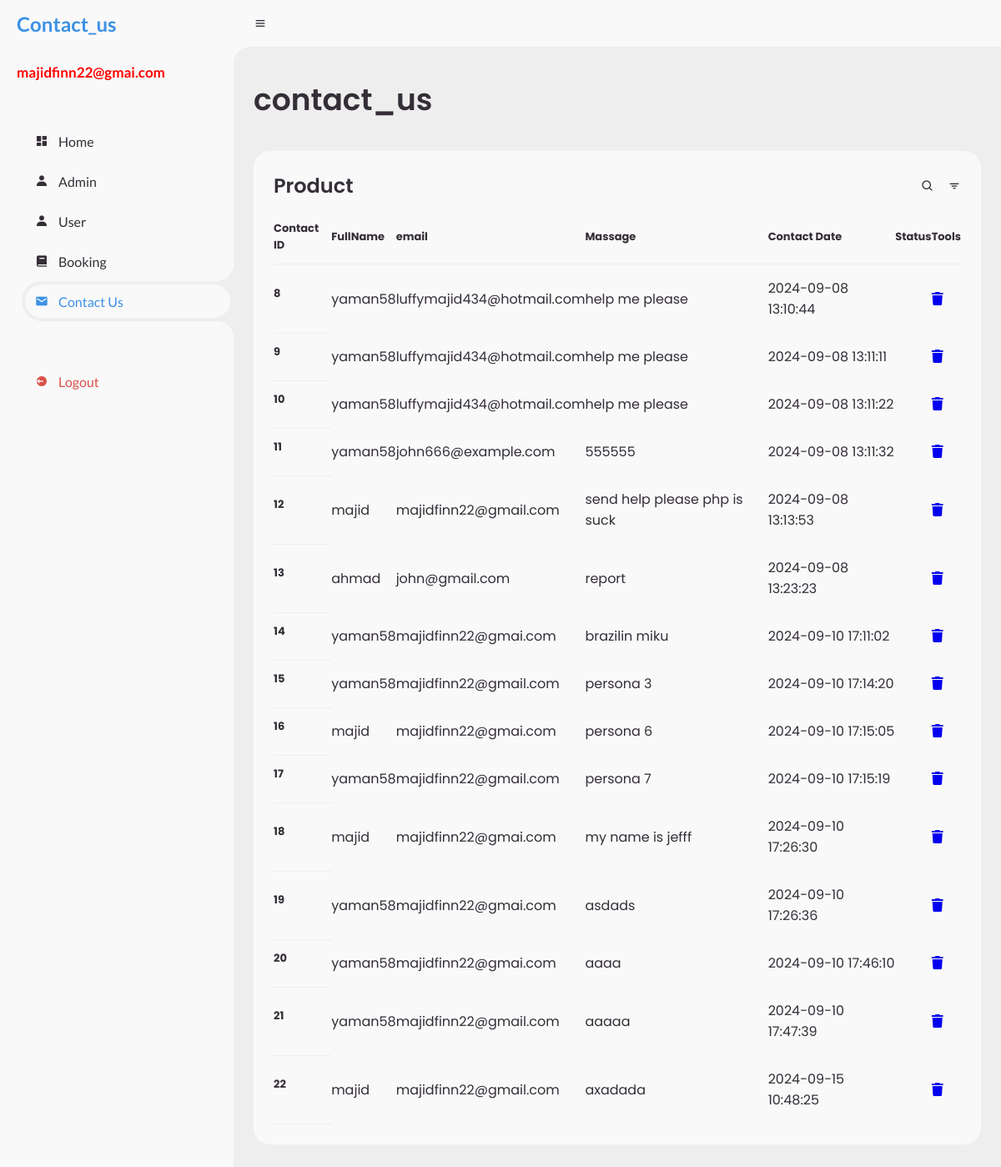
The app's page /admin/contact_us.php (signed in) with its own data.
### tables this page shows
CREATE TABLE `contactus` (
  `contact_id` int(100) NOT NULL,
  `user_id` int(100) DEFAULT NULL,
  `message` text DEFAULT NULL,
  `contact_date` timestamp NOT NULL DEFAULT current_timestamp(),
  `status` varchar(50) DEFAULT NULL,
  `FullName` varchar(255) NOT NULL,
  `email` varchar(255) NOT NULL
);

### admin/contact_us.php (the view, shortened to what this page needs)
<?php
include '../components/connect.php';
$admin_id = $_SESSION['admin_id'];
?>
<!DOCTYPE html>
<html lang="en">
<head>
	<link rel="stylesheet" href="https://cdnjs.cloudflare.com/ajax/libs/font-awesome/6.1.1/css/all.min.css">
	<link href='https://unpkg.com/boxicons@2.0.9/css/boxicons.min.css' rel='stylesheet'>
	<link rel="stylesheet" href="style.css">
</head>
<body>
	<section id="sidebar">
		<a href="dashboard.php" class="brand">
			<span class="text text2">Contact_us</span>
		</a>
		<?php
        $select_accounts = $conn->prepare("SELECT * FROM `admins` WHERE admin_id = '$admin_id'");
        $select_accounts->execute();
        if ($select_accounts->rowCount() > 0) {
            while ($fetch_accounts = $select_accounts->fetch(PDO::FETCH_ASSOC)) {
        ?>
		<span class="text brand1">
			 <?= $fetch_accounts['name'] ?>
		</span>
		<?php
            }
        }
        ?>
		<ul class="side-menu top">
			<li>
				<a href="dashboard.php">
					<i class='bx bxs-dashboard'></i>
					<span class="text">Home</span>
				</a>
			</li>
			<li>
				<a href="admin.php">
					<i class='bx bxs-user'></i>
					<span class="text">Admin</span>
				</a>
			</li>
			<li class="user.php">
				<a href="user.php">
					<i class='bx bxs-user'></i>
					<span class="text">User</span>
				</a>
			</li>
			<li>
				<a href="booking.php">
					<i class='bx bxs-book'></i>
					<span class="text">Booking</span>
				</a>
			</li>
			<li class="active">
				<a href="contact_us.php">
					<i class='bx bxs-envelope'></i>
					<span class="text">Contact Us</span>
				</a>
			</li>
		</ul>
		<ul class="side-menu">
			<li>
				<a href="../components/admin_logout.php" class="logout">
					<i class='bx bxs-log-out-circle'></i>
					<span class="text">Logout</span>
				</a>
			</li>
		</ul>
	</section>
	<section id="content">
		<nav>
			<i class='bx bx-menu'></i>
		</nav>
		<main>
			<div class="head-title">
				<div class="left">
					<h1>contact_us</h1>
				</div>
			</div>
			<div class="table-data">
				<div class="order">
					<div class="head">
						 <h3>Product</h3>
						<i class='bx bx-search' ></i>
						<i class='bx bx-filter' ></i>
					</div>
					<table>
						<thead>
							<tr>
								<th>Contact ID</th>
								<th>FullName</th>
								<th>email</th>
								<th>Massage</th>
								<th>Contact Date</th>
								<th>Status</th>
								<th>Tools</th>
							</tr>
						</thead>
						<tbody>
						<?php
      $select_accounts = $conn->prepare("SELECT * FROM `contactus`");
      $select_accounts->execute();
      if($select_accounts->rowCount() > 0){
         while($fetch_accounts = $select_accounts->fetch(PDO::FETCH_ASSOC)){
   ?>
    <tr>
      <th scope="row"><?= $fetch_accounts['contact_id']; ?></th>
      <td><?= $fetch_accounts['FullName']; ?></td>
	  <td><?= $fetch_accounts['email']; ?></td>
      <td><?= $fetch_accounts['message']; ?></td>
      <td><?= $fetch_accounts['contact_date']; ?></td>
	  <td><?= $fetch_accounts['status']; ?></td>
      <td><a href="admin.php?delete=<?= $fetch_accounts['contact_id']; ?>"
	  onclick="return confirm('delete this account? the user related information will also be delete!')" >
	  <i class="fa-solid fa-trash"></a></td>
    </tr>
    <?php
         }
      }else{
         echo '<p class="empty">no accounts available!</p>';
      }
   ?>
						</tbody>
					</table>
				</div>
			</div>
		</main>
	</section>
</body>
</html>

### admin/style.css (style rules this page uses)
* { margin: 0; padding: 0; box-sizing: border-box; }
a { text-decoration: none; }
li { list-style: none; }
:root { --poppins: 'Poppins', sans-serif; --lato: 'Lato', sans-serif; --light: #F9F9F9; --blue: #185e5d; --light-blue: #CFE8FF; --grey: #eee; --dark-grey: #AAAAAA; --dark: #342E37; --red: #DB504A; --yellow: #FFCE26; --light-yellow: #FFF2C6; --orange: #FD7238; --light-orange: #FFE0D3; }
html { overflow-x: hidden; }
body { background: var(--grey); overflow-x: hidden; }
#sidebar { position: fixed; top: 0; left: 0; width: 280px; height: 100%; background: var(--light); z-index: 2000; font-family: var(--lato); transition: .3s ease; overflow-x: hidden; scrollbar-width: none; }
#sidebar .brand { font-size: 24px; font-weight: 700; height: 56px; display: flex; align-items: center; color: var(--blue); position: sticky; top: 0; left: 0; z-index: 500; box-sizing: content-box; }
.brand1 { font-size: 17px; font-weight: 700; color: red; padding-left: 0px; }
#sidebar .side-menu { width: 100%; margin-top: 48px; }
#sidebar .side-menu li { height: 48px; background: transparent; margin-left: 6px; border-radius: 48px 0 0 48px; padding: 4px; }
#sidebar .side-menu li.active { background: var(--grey); position: relative; }
#sidebar .side-menu li.active::before { content: ''; position: absolute; width: 40px; height: 40px; border-radius: 50%; top: -40px; right: 0; box-shadow: 20px 20px 0 var(--grey); z-index: -1; }
#sidebar .side-menu li.active::after { content: ''; position: absolute; width: 40px; height: 40px; border-radius: 50%; bottom: -40px; right: 0; box-shadow: 20px -20px 0 var(--grey); z-index: -1; }
#sidebar .side-menu li a { width: 100%; height: 100%; background: #F9F9F9; display: flex; align-items: center; border-radius: 48px; font-size: 16px; color: var(--dark); white-space: nowrap; overflow-x: hidden; }
#sidebar .side-menu.top li.active a { color: var(--blue); }
#sidebar .side-menu li a.logout { color: var(--red); }
#sidebar .side-menu li a .bx { min-width: calc(60px - ((4px + 6px) * 2)); display: flex; justify-content: center; }
#content { position: relative; width: calc(100% - 280px); left: 280px; transition: .3s ease; }
#content nav { height: 56px; background: #F9F9F9; padding: 0 24px; display: flex; align-items: center; grid-gap: 24px; font-family: var(--lato); position: sticky; top: 0; left: 0; z-index: 1000; }
#content nav::before { content: ''; position: absolute; width: 40px; height: 40px; bottom: -40px; left: 0; border-radius: 50%; box-shadow: -20px -20px 0 #F9F9F9; }
#content nav .bx.bx-menu { cursor: pointer; color: #F9F9F9; }
#content main { width: 100%; padding: 36px 24px; font-family: var(--poppins); max-height: calc(100vh - 56px); overflow-y: auto; }
#content main .head-title { display: flex; align-items: center; justify-content: space-between; grid-gap: 16px; flex-wrap: wrap; }
#content main .head-title .left h1 { font-size: 36px; font-weight: 600; margin-bottom: 10px; color: var(--dark); }
#content main .table-data { display: flex; flex-wrap: wrap; grid-gap: 24px; margin-top: 24px; width: 100%; color: var(--dark); }
#content main .table-data>div { border-radius: 20px; background: var(--light); padding: 24px; overflow-x: auto; }
#content main .table-data .head { display: flex; align-items: center; grid-gap: 16px; margin-bottom: 24px; }
#content main .table-data .head h3 { margin-right: auto; font-size: 24px; font-weight: 600; }
#content main .table-data .head .bx { cursor: pointer; }
#content main .table-data .order { flex-grow: 1; flex-basis: 500px; }
#content main .table-data .order table { width: 100%; border-collapse: collapse; }
#content main .table-data .order table th { padding-bottom: 12px; font-size: 15px; text-align: left; border-bottom: 1px solid var(--grey); }
#content main .table-data .order table td { padding: 16px 0; }

### records on screen
contactus: contact_id "8", FullName "yaman58", email "luffymajid434@hotmail.com", message "help me please", contact_date "2024-09-08 13:10:44"
contactus: contact_id "9", FullName "yaman58", email "luffymajid434@hotmail.com", message "help me please", contact_date "2024-09-08 13:11:11"
contactus: contact_id "10", FullName "yaman58", email "luffymajid434@hotmail.com", message "help me please", contact_date "2024-09-08 13:11:22"
contactus: contact_id "11", FullName "yaman58", email "john666@example.com", message "555555", contact_date "2024-09-08 13:11:32"
contactus: contact_id "12", FullName "majid", email "majidfinn22@gmail.com", message "send help please php is suck", contact_date "2024-09-08 13:13:53"
contactus: contact_id "13", FullName "ahmad", email "john@gmail.com", message "report", contact_date "2024-09-08 13:23:23"
contactus: contact_id "14", FullName "yaman58", email "majidfinn22@gmai.com", message "brazilin miku", contact_date "2024-09-10 17:11:02"
contactus: contact_id "15", FullName "yaman58", email "majidfinn22@gmail.com", message "persona 3", contact_date "2024-09-10 17:14:20"
contactus: contact_id "16", FullName "majid", email "majidfinn22@gmai.com", message "persona 6", contact_date "2024-09-10 17:15:05"
contactus: contact_id "17", FullName "yaman58", email "majidfinn22@gmail.com", message "persona 7", contact_date "2024-09-10 17:15:19"
contactus: contact_id "18", FullName "majid", email "majidfinn22@gmai.com", message "my name is jefff", contact_date "2024-09-10 17:26:30"
contactus: contact_id "19", FullName "yaman58", email "majidfinn22@gmai.com", message "asdads", contact_date "2024-09-10 17:26:36"
contactus: contact_id "20", FullName "yaman58", email "majidfinn22@gmai.com", message "aaaa", contact_date "2024-09-10 17:46:10"
contactus: contact_id "21", FullName "yaman58", email "majidfinn22@gmail.com", message "aaaaa", contact_date "2024-09-10 17:47:39"
contactus: contact_id "22", FullName "majid", email "majidfinn22@gmail.com", message "axadada", contact_date "2024-09-15 10:48:25"

### other values on screen
$fetch_accounts['name'] "majidfinn22@gmai.com"
